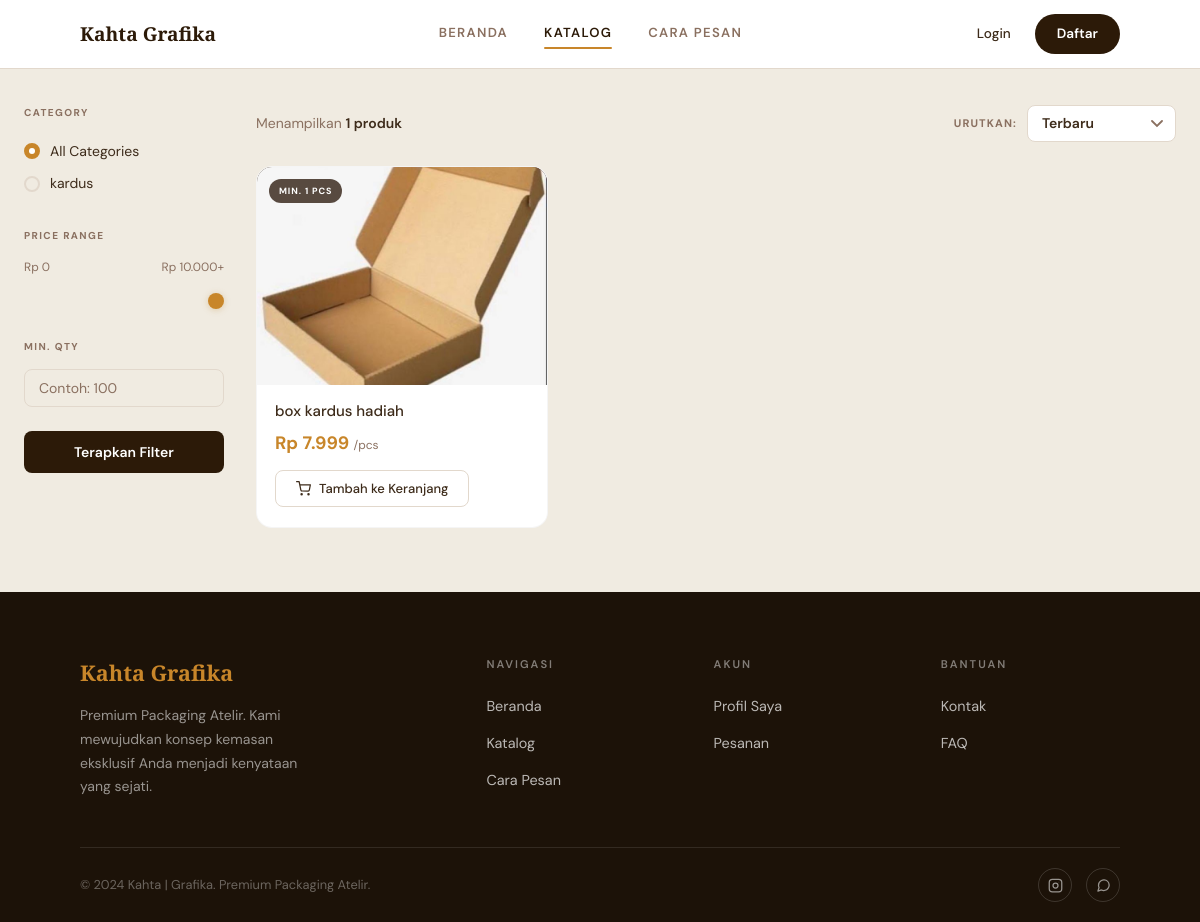
Page /catalog/ on the committed database.
### apps/catalog/models.py (models this page shows, shortened)
class Category(models.Model):
    name = models.CharField(max_length=100)
    slug = models.SlugField(unique=True, db_index=True)
    description = models.TextField(blank=True)
    image = models.ImageField(upload_to='categories/', blank=True, null=True)
    created_at = models.DateTimeField(auto_now_add=True)

class Product(models.Model):
    category = models.ForeignKey(
        Category,
        on_delete=models.CASCADE,
        related_name='products'
    )
    name = models.CharField(max_length=200)
    slug = models.SlugField(unique=True, db_index=True)
    description = models.TextField()
    material_spec = models.TextField()
    price = models.DecimalField(max_digits=12, decimal_places=0)
    min_order = models.PositiveIntegerField(default=1)
    image = models.ImageField(upload_to='products/', blank=True, null=True)
    is_active = models.BooleanField(default=True)
    created_at = models.DateTimeField(auto_now_add=True)
    updated_at = models.DateTimeField(auto_now=True)

### apps/catalog/views.py (the view)
# urls.py: path('catalog/', views.product_list, name='product_list'),
def product_list(request):
    products = Product.objects.filter(is_active=True)
    categories = Category.objects.all()
    category_slug = request.GET.get('category')
    if category_slug:
        products = products.filter(category__slug=category_slug)
    max_price = request.GET.get('max_price')
    if max_price and max_price != '10000':
        try:
            products = products.filter(price__lte=int(max_price))
        except (ValueError, TypeError):
            pass
    min_qty = request.GET.get('min_qty')
    if min_qty:
        try:
            products = products.filter(min_order__lte=int(min_qty))
        except (ValueError, TypeError):
            pass
    sort = request.GET.get('sort', 'newest')
    sort_map = {
        'newest': '-created_at',
        'oldest': 'created_at',
        'price_asc': 'price',
        'price_desc': '-price',
        'name_asc': 'name',
    }
    products = products.order_by(sort_map.get(sort, '-created_at'))
    paginator = Paginator(products, 6)  # 6 produk per page
    page_number = request.GET.get('page')
    page_obj = paginator.get_page(page_number)
    return render(request, 'catalog/product_list.html', {
        'page_obj': page_obj,
        'categories': categories,
        'selected_category': category_slug
    })

### apps/cart/context_processors.py (called while the page is built)
def cart_context(request):
    count = 0
    if request.user.is_authenticated:
        try:
            cart = Cart.objects.get(user=request.user)
            count = cart.item_count
        except Cart.DoesNotExist:
            pass
    return {'cart_item_count': count}

### apps/catalog/templatetags/currency_tags.py (called while the page is built)
@register.filter(name='rupiah')
def rupiah(value):
    try:
        if value is None:
            return "Rp 0"
        val = int(float(value))
        formatted = f"{val:,}".replace(",", ".")
        return f"Rp {formatted}"
    except (ValueError, TypeError):
        return value

### templates/catalog/product_list.html (shortened to what this page needs)
{% extends 'base.html' %}
{% load static %}
{% block extra_css %}
<link rel="stylesheet" href="{% static 'css/product_list.css' %}">
{% endblock %}
{% block content %}
<div class="catalog-wrapper">
  <aside class="catalog-sidebar">
    <form id="filter-form" class="filter-card" method="get" action="">
      <div class="filter-section">
        <span class="filter-label">Category</span>
        <label class="filter-option">
          <input type="radio" name="category" value=""
            {% if not request.GET.category %}checked{% endif %}>
          All Categories
        </label>
        {% for category in categories %}
        <label class="filter-option">
          <input type="radio" name="category" value="{{ category.slug }}"
            {% if request.GET.category == category.slug %}checked{% endif %}>
          {{ category.name }}
        </label>
        {% endfor %}
      </div>
      <div class="filter-section">
        <span class="filter-label">Price Range</span>
        <div class="price-range-wrap">
          <div class="price-range-labels">
            <span>Rp 0</span>
            <span id="price-slider-val">Rp 10.000+</span>
          </div>
          <input
            id="price-slider"
            class="price-slider"
            type="range"
            name="max_price"
            min="0"
            max="10000"
            step="500"
            value="{{ request.GET.max_price|default:'10000' }}">
        </div>
      </div>
      <div class="filter-section">
        <span class="filter-label">Min. Qty</span>
        <input
          class="min-qty-input"
          type="number"
          name="min_qty"
          min="1"
          placeholder="Contoh: 100"
          value="{{ request.GET.min_qty|default:'' }}">
      </div>
      <button type="submit" class="btn-filter">Terapkan Filter</button>
    </form>
  </aside>
  <main class="catalog-main">
    <div class="catalog-topbar">
      <p class="catalog-count">
        Menampilkan <strong>{{ page_obj.paginator.count }} produk</strong>
      </p>
      <div class="sort-wrap">
        <span>Urutkan:</span>
        <select id="sort-select" class="sort-select" name="sort">
          <option value="newest"  {% if request.GET.sort == 'newest'  or not request.GET.sort %}selected{% endif %}>Terbaru</option>
        </select>
      </div>
    </div>
    <div class="product-grid">
      {% for product in page_obj %}
      <article class="product-card">
        <div class="card-image-wrap">
          {% if product.min_order %}
          <span class="badge-min">MIN. {{ product.min_order }} PCS</span>
          {% endif %}
          {% if product.image %}
            <a href="{% url 'catalog:product_detail' product.slug %}">
              <img
                src="{{ product.image.url }}"
                alt="{{ product.name }}"
                loading="lazy">
            </a>
          {% else %}
            <div class="card-no-image">Tidak ada gambar</div>
          {% endif %}
        </div>
        <div class="card-body">
          <a
            class="card-name"
            href="{% url 'catalog:product_detail' product.slug %}">
            {{ product.name }}
          </a>
          <p class="card-price">
            {{ product.price|rupiah }} <span>/pcs</span>
          </p>
          <button
            class="btn-cart"
            data-product-id="{{ product.pk }}"
            data-product-name="{{ product.name }}"
            type="button"
            aria-label="Tambah {{ product.name }} ke keranjang">
            <svg width="15" height="15" viewBox="0 0 24 24" fill="none"
                 stroke="currentColor" stroke-width="2"
                 stroke-linecap="round" stroke-linejoin="round"
                 aria-hidden="true">
              <circle cx="9" cy="21" r="1"/><circle cx="20" cy="21" r="1"/>
              <path d="M1 1h4l2.68 13.39a2 2 0 0 0 2 1.61h9.72a2 2 0 0 0 2-1.61L23 6H6"/>
            </svg>
            Tambah ke Keranjang
          </button>
        </div>
      </article>
      {% endfor %}
    </div>
  </main>
</div>
{% endblock %}

### static/css/base.css (style rules this page uses)
:root { --bg-cream: #f0ebe1; --bg-white: #ffffff; --bg-dark: #1c1208; --bg-dark-alt: #251808; --color-primary: #2c1a08; --color-accent: #c8862a; --color-accent-hover: #a86d1e; --color-text: #3d2b1a; --color-text-muted:#8a7060; --color-border: #e2d8cc; --font-display: 'Playfair Display', Georgia, serif; --font-body: 'DM Sans', system-ui, sans-serif; --radius-sm: 8px; --radius-md: 16px; --radius-lg: 24px; --radius-xl: 32px; --shadow-card: 0 2px 24px rgba(44, 26, 8, 0.07); --shadow-hover: 0 8px 40px rgba(44, 26, 8, 0.13); --container-max: 1160px; --container-pad: clamp(20px, 5vw, 80px); --transition: 0.28s cubic-bezier(0.4, 0, 0.2, 1); }
*, *::before, *::after { box-sizing: border-box; margin: 0; padding: 0; }
html { scroll-behavior: smooth; font-size: 16px; }
body { font-family: var(--font-body); background: var(--bg-cream); color: var(--color-text); line-height: 1.6; -webkit-font-smoothing: antialiased; }
img { display: block; max-width: 100%; }
a { color: inherit; text-decoration: none; }
button { cursor: pointer; font-family: var(--font-body); border: none; background: none; }

### rows in the picture
Category: slug "☐ kardus", name "kardus"
Product: min_order "1", image (picture), name "box kardus hadiah", price|rupiah "Rp 7.999"

### other values in the picture
{{ page_obj.paginator.count }} "1"
